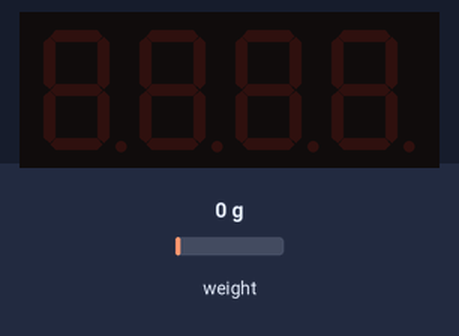
A sketch run on a simulated Arduino Uno, built with avr-gcc and run on an emulated ATmega328P. On the bench: 4-digit seven-segment display. Inputs (shaded band) come from the test bench; at power-on: weight on the scale 0 g.

Above: at 2.2 s.
2.3 s: weight on the scale set to 100 g
At 3.7 s:
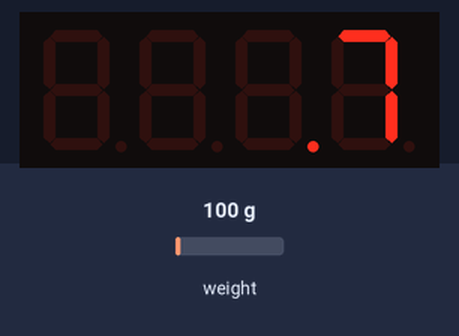
5.3 s: weight on the scale set to 1250 g
At 7.7 s:
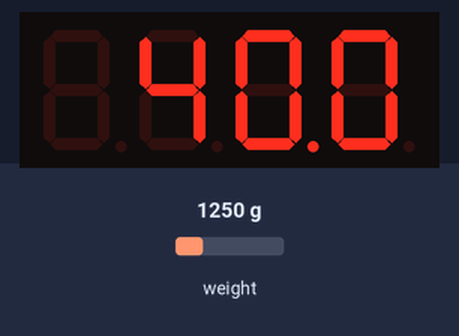
8.1 s: weight on the scale set to 2500 g
At 9.6 s:
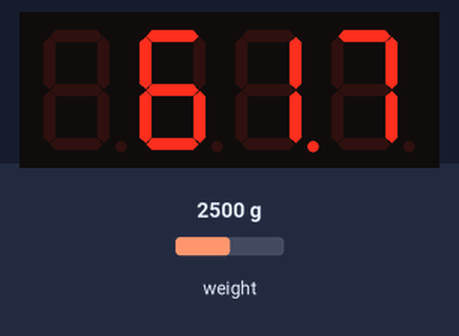
Timing chart, 0 to 11.1 s (numbered marks = the images above; inputs shaded):
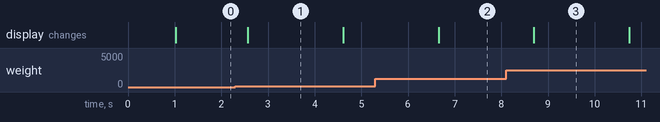

The sketch:

tenzo_2_display.ino
```cpp
#include "HX711.h"
#include <TM1637Display.h>

#define CLK 9
#define DIO 10


const int LOADCELL_DOUT_PIN = A1;
const int LOADCELL_SCK_PIN = A0;

HX711 scale;
TM1637Display display = TM1637Display(CLK, DIO);

float Calibration_Factor_Of_Load_cell = -71.70;
float U;
float O;
float O_copy;

void setup() {
  Serial.begin(9600);
  scale.begin(LOADCELL_DOUT_PIN, LOADCELL_SCK_PIN);
  scale.set_scale();
  scale.tare();
  display.clear();
  display.setBrightness(7);
}

void loop() {
  O_copy = O;
  O = 0;
  for (int i = 0; i < 10; i++) {
    scale.set_scale(Calibration_Factor_Of_Load_cell);
    U = scale.get_units();
    if (U < 0) {
      U = 0.00;
    }
    O += U * 0.035274;
    delay(50);
  }
  O = round(O * 100) / 100;
  if (O != O_copy) {
    display.clear();
    display.showNumberDecEx(O, 0b00100000);
    delay(500);
  }
}
```

Measured:
- after the input at 2.3 s, the display: changes after 0.27 s (image 1)
- after the input at 5.3 s, the display: changes after 1.4 s (image 2)
- after the input at 8.1 s, the display: changes after 0.60 s (image 3)
- what the display in image 1 shows lasts 2.0 s, from 2.6 s to 4.6 s
